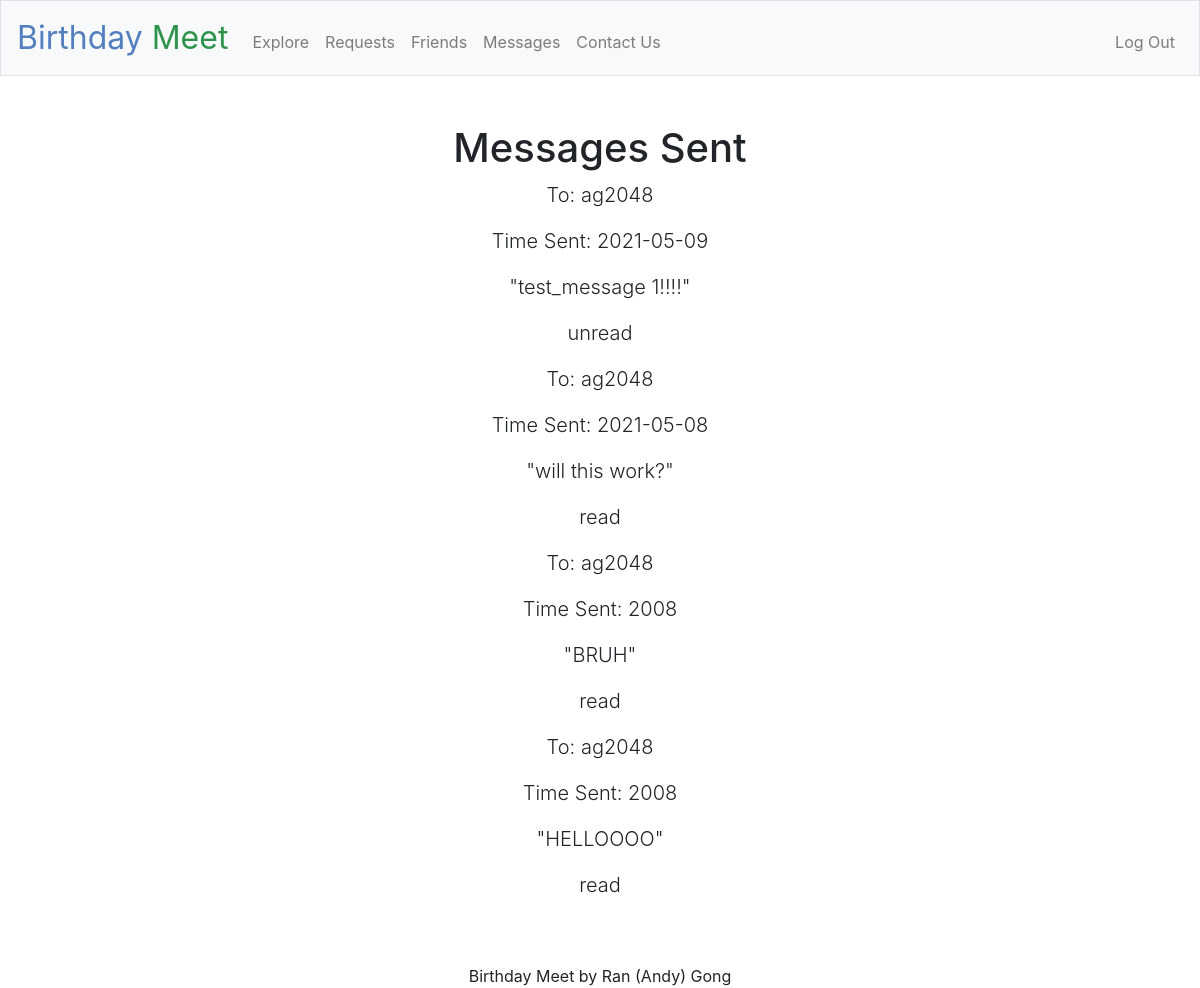
/sent (signed in), run on the app's committed database.
### tables this page shows
CREATE TABLE users (id INTEGER, username TEXT NOT NULL, hash TEXT NOT NULL, month INTEGER NOT NULL, day INTEGER NOT NULL, PRIMARY KEY(id));

CREATE TABLE messages (
        id INTEGER,
        sender_id INTEGER NOT NULL,
        receiver_id INTEGER NOT NULL,
        message_text TEXT NOT NULL,
        when_sent DATE NOT NULL,
        is_read BIT NOT NULL,
        FOREIGN KEY (sender_id) REFERENCES users (id),
        FOREIGN KEY (receiver_id) REFERENCES users (id),
        PRIMARY KEY(id)
    );

### app.py (the view)
@app.route("/sent")
@login_required
def sent():
    list_of_messages_info = []
    list_of_messages_from_database = db.execute("SELECT * FROM messages WHERE sender_id = ?", session.get("user_id"))
    for message_from_database in list_of_messages_from_database:
        receiver_username = db.execute("SELECT * FROM users WHERE id = ?", message_from_database["receiver_id"])[0]["username"]
        is_read = (message_from_database["is_read"] == 1)
        list_of_messages_info.append({
            "message": message_from_database["message_text"],
            "id": message_from_database["id"],
            "receiver_username": receiver_username,
            "time_sent": message_from_database["when_sent"],
            "is_read": is_read
        })
    list_of_messages_info.reverse()
    return render_template("sent.html", list_of_messages_info=list_of_messages_info)

### app.py (called while the page is built)
@app.after_request
def after_request(response):
    response.headers["Cache-Control"] = "no-cache, no-store, must-revalidate"
    response.headers["Expires"] = 0
    response.headers["Pragma"] = "no-cache"
    return response

def login_required(f):
    @wraps(f)
    def decorated_function(*args, **kwargs):
        if session.get("user_id") is None:
            flash("You are currently not logged in!")
            return redirect("/login")
        return f(*args, **kwargs)
    return decorated_function

### templates/sent.html (shortened to what this page needs)
{% extends "layout.html" %}
{% block main %}
<h1 class="display-5 fw-bold">Messages Sent</h1>
{% if list_of_messages_info %}
    {% for message in list_of_messages_info %}
        <p class="lead">
            To: {{ message.receiver_username }}
        </p>
        <p class="lead">
            Time Sent: {{ message.time_sent }}
        </p>
        <p class="lead">
            "{{ message.message }}"
        </p>
        {% if message.is_read %}
            <p class="lead">
                read
            </p>
        {% else %}
            <p class="lead">
                unread
            </p>
        {% endif %}
    {% endfor %}
{% else %}
    You have not yet sent any message
{% endif %}
{% endblock %}

### data on the page
users: receiver_username "ag2048" "ag2048" "ag2048" "ag2048"
messages: time_sent "2021-05-09", message "test_message 1!!!!"
messages: time_sent "2021-05-08", message "will this work?"
messages: time_sent "2008", message "BRUH"
messages: time_sent "2008", message "HELLOOOO"
